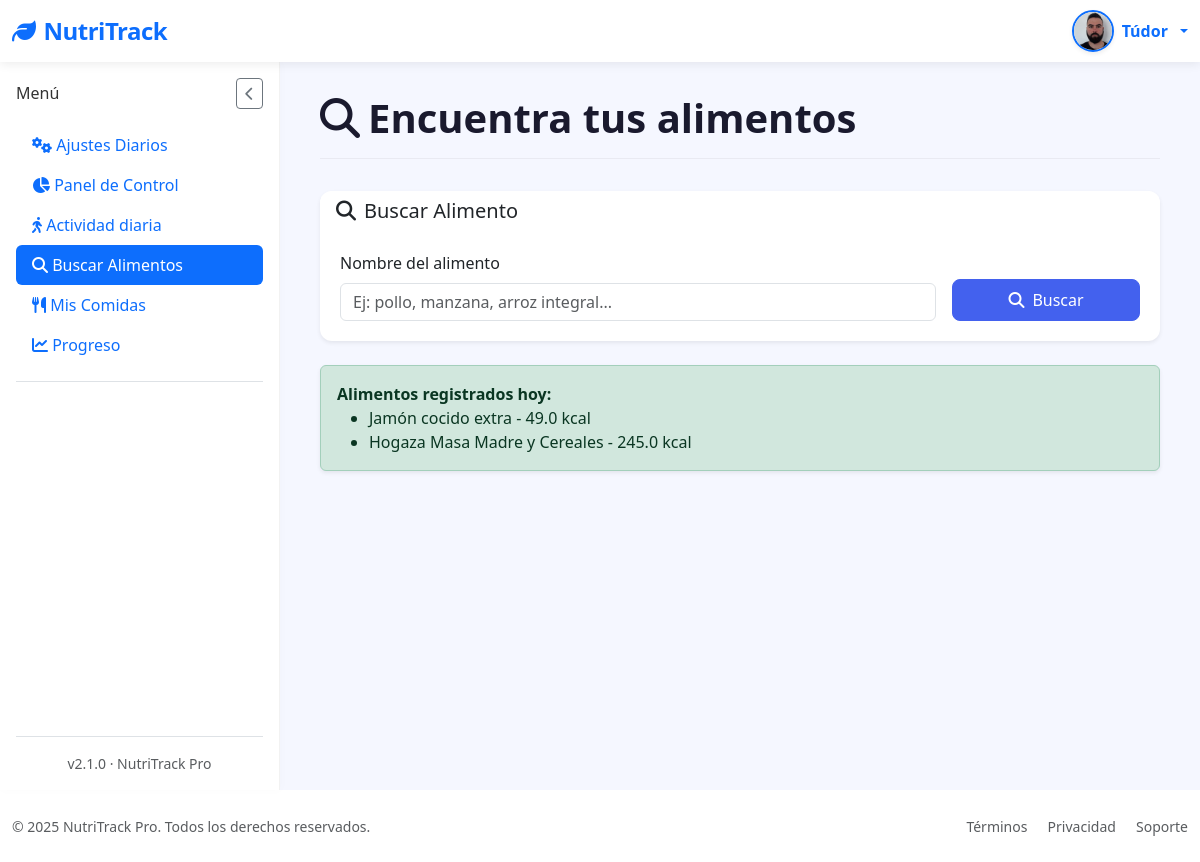
Screenshot of /search_food (signed in) with the database file from the repository.
### tables this page shows
CREATE TABLE "loggin" (
	"id"	INTEGER,
	"username"	TEXT NOT NULL,
	"password"	TEXT,
	"email"	TEXT, google_id TEXT, full_name TEXT, birth_date TEXT, height_cm INTEGER, weight_kg INTEGER, gender TEXT, activity_level TEXT, goal TEXT, profile_photo TEXT DEFAULT NULL, preferences TEXT DEFAULT '{}',
	PRIMARY KEY("id" AUTOINCREMENT)
);

CREATE TABLE "food_entries" (
	"id"	INTEGER,
	"user_id"	INTEGER NOT NULL,
	"food_name"	TEXT NOT NULL,
	"calories"	REAL,
	"proteins"	REAL,
	"fats"	REAL,
	"carbs"	REAL,
	"date"	TIMESTAMP DEFAULT CURRENT_TIMESTAMP,
	"created_at"	TEXT,
	PRIMARY KEY("id" AUTOINCREMENT),
	FOREIGN KEY("user_id") REFERENCES "loggin"("id")
);

### app/controllers/SearchFoodController.py (the view, shortened to what this page needs)
@app.route('/search_food')
@login_required
def search_food():
    query = request.args.get('query', '').strip()
    today_foods = get_food_entries_for_date(current_user.id, date.today())
    if not query:
        return render_template(
            "SearchFood/FoodResults.html",
            alimentos=[],
            query="",
            today_foods=today_foods
        )

### app/__init__.py (called while the page is built)
@login_manager.user_loader
def load_user(user_id):
    return User.get_by_id(user_id)

### app/conexion.py (called while the page is built)
@contextmanager
def get_db_connection():
    conn = sqlite3.connect(DATABASE)
    conn.row_factory = sqlite3.Row  # Esto permite acceso como diccionario
    try:
        yield conn
    finally:
        conn.close()

@contextmanager
def get_db_cursor():
    with get_db_connection() as conn:
        cursor = conn.cursor()
        try:
            yield cursor
            conn.commit()
        except:
            conn.rollback()
            raise

### app/controllers/UsersController.py (called while the page is built)
@app.context_processor
def inject_prefs():
    if current_user.is_authenticated:
        prefs = get_user_preferences(current_user.id)  # función que recupera las prefs
        return dict(prefs=prefs)
    return dict(prefs=None)

### app/models/LoginGoogleModel.py (called while the page is built)
    @staticmethod
    def get_by_id(user_id):
        with get_db_cursor() as cur:
            cur.execute("SELECT * FROM loggin WHERE id = ?", (user_id,))
            user = cur.fetchone()
            if user:
                return User(
                    id=user['id'],
                    username=user['username'],
                    email=user['email'] if 'email' in user.keys() else None,
                    google_id=user['google_id'] if 'google_id' in user.keys() else None,
                    profile_photo=user['profile_photo'] if 'profile_photo' in user.keys() else None
                )
        return None

### app/models/UsersModel.py (called while the page is built)
def get_user_preferences(user_id):
    with get_db_cursor() as cursor:
        cursor.execute("SELECT preferences FROM loggin WHERE id = ?", (user_id,))
        row = cursor.fetchone()
        try:
            return json.loads(row["preferences"]) if row and row["preferences"] else {}
        except:
            return {}

### app/templates/SearchFood/FoodResults.html (shortened to what this page needs)
{% extends "base.html" %}
{% block section %}
<div class="page-header">
  <h1 class="page-title">
    <i class="fas fa-search me-2"></i>Encuentra tus alimentos
  </h1>
</div>
<div class="card border-0 shadow-sm mb-4">
    <div class="card-header bg-white border-0">
      <h5 class="mb-0">
        <i class="fas fa-search me-2"></i>Buscar Alimento
      </h5>
    </div>
    <div class="card-body">
      <form method="GET" action="{{ url_for('search_food') }}" class="row g-3">
        <div class="col-md-9">
          <label for="query" class="form-label fw-medium">Nombre del alimento</label>
          <input
            type="text"
            class="form-control"
            name="query"
            id="query"
            placeholder="Ej: pollo, manzana, arroz integral..."
            required
          >
        </div>
        <div class="col-md-3 d-flex align-items-end">
          <button type="submit" class="btn btn-primary w-100">
            <i class="fas fa-search me-2"></i>Buscar
          </button>
        </div>
      </form>
    </div>
</div>
{% if today_foods %}
<div class="alert alert-success shadow-sm">
    <strong>Alimentos registrados hoy:</strong>
    <ul class="mb-0">
        {% for food in today_foods %}
            <li>{{ food.nombre }} - {{ food.calorias }} kcal</li>
        {% endfor %}
    </ul>
</div>
{% else %}
<div class="alert alert-info shadow-sm">
    No has registrado alimentos hoy.
</div>
{% endif %}
{% endblock %}

### app/templates/base.html (shortened to what this page needs)
<!DOCTYPE html>
<html lang="es" data-bs-theme="{% if prefs and prefs.dark_mode %}dark{% else %}light{% endif %}">
<head>
    <link href="https://cdn.jsdelivr.net/npm/bootstrap@5.3.2/dist/css/bootstrap.min.css" rel="stylesheet">
    <link rel="stylesheet" href="https://cdn.jsdelivr.net/npm/bootstrap-icons@1.11.1/font/bootstrap-icons.css">
    <link rel="stylesheet" href="https://cdnjs.cloudflare.com/ajax/libs/font-awesome/6.5.2/css/all.min.css" />
    <link href="https://cdn.jsdelivr.net/npm/sweetalert2@11/dist/sweetalert2.min.css" rel="stylesheet">
    <link rel="stylesheet" href="{{ url_for('static', filename='styles/Stylebase.css') }}">
</head>
<body>
    <nav class="navbar navbar-expand-lg navbar-light bg-white">
        <div class="container-fluid">
            <a class="navbar-brand text-primary" href="{{ url_for('logout') }}">
                <i class="fas fa-leaf me-2"></i>NutriTrack
            </a>
            <div class="d-flex align-items-center ms-auto">
  {% if current_user.is_authenticated %}
  <div class="dropdown">
    <a href="#" class="d-flex align-items-center text-decoration-none dropdown-toggle" id="userDropdown" data-bs-toggle="dropdown" aria-expanded="false" style="gap: 0.5rem;">
      {% if current_user.profile_photo %}
        <img src="{{ url_for('static', filename='images/profile_photo/' + current_user.profile_photo) }}"
            alt="Avatar"
            class="rounded-circle shadow-sm"
            style="width: 42px; height: 42px; object-fit: cover; border: 2px solid #0d6efd;">
      {% else %}
        <div class="user-avatar bg-primary text-white rounded-circle d-flex justify-content-center align-items-center shadow-sm"
             style="width: 42px; height: 42px; font-weight: 700; font-size: 1.1rem; user-select: none;">
          {{ current_user.username[0]|upper }}
        </div>
      {% endif %}
      <span class="d-none d-sm-inline fw-semibold text-primary" style="font-size: 1rem;">
        {{ current_user.username }}
      </span>
    </a>
  </div>
  {% endif %}
</div>
        </div>
    </nav>
    <div class="container-fluid flex-grow-1">
        <div class="row h-100 g-0">
            <nav class="sidebar d-flex flex-column p-3" id="sidebar">
                <div class="d-flex justify-content-between align-items-center mb-3">
                    <h6 class="sidebar-title mb-0">Menú</h6>
                    <button id="closeSidebarBtn" class="btn btn-sm btn-outline-secondary d-lg-block">
                        <i class="fas fa-chevron-left"></i>
                    </button>
                </div>
                <ul class="nav nav-pills flex-column mb-auto">
                    <li>
                        <a href="{{ url_for('settings') }}" class="nav-link {% if request.path == url_for('settings') %}active{% endif %}">
                            <i class="fas fa-cogs"></i> Ajustes Diarios
                        </a>
                    </li>
                    <li>
                        <a href="{{ url_for('dashboard') }}" class="nav-link {% if request.path == url_for('dashboard') %}active{% endif %}">
                            <i class="fas fa-chart-pie"></i> Panel de Control
                        </a>
                    </li>
                    <li>
                        <a href="{{ url_for('activity') }}" class="nav-link {% if request.path == url_for('activity') %}active{% endif %}">
                            <i class="fas fa-walking"></i> Actividad diaria
                        </a>
                    </li>
                    <li>
                        <a href="{{ url_for('search_food') }}" class="nav-link {% if request.path == url_for('search_food') %}active{% endif %}">
                            <i class="fas fa-search"></i> Buscar Alimentos
                        </a>
                    </li>
                    <li>
                        <a href="{{ url_for('mis_comidas') }}" class="nav-link {% if request.path == url_for('mis_comidas') %}active{% endif %}">
                            <i class="fas fa-utensils"></i> Mis Comidas
                        </a>
                    </li>
                    <li>
                        <a href="{{ url_for('progreso') }}" class="nav-link {% if request.path == url_for('progreso') %}active{% endif %}">
                            <i class="fas fa-chart-line"></i> Progreso
                        </a>
                    </li>
                    <li class="pt-3 mt-3 border-top">
                    </li>
                </ul>
                <div class="mt-auto pt-3 border-top text-center small text-muted">
                    v2.1.0 · NutriTrack Pro
                </div>
            </nav>
            <main class="main-content" id="mainContent">
                {% block section %}{% endblock %}
            </main>
        </div>
    </div>
    <footer class="bg-white py-4 mt-auto">
        <div class="container-fluid">
            <div class="row align-items-center">
                <div class="col-md-6 text-center text-md-start">
                    <p class="mb-0 small text-muted">&copy; 2025 NutriTrack Pro. Todos los derechos reservados.</p>
                </div>
                <div class="col-md-6 text-center text-md-end">
                    <a href="#" class="text-decoration-none small text-muted me-3">Términos</a>
                    <a href="#" class="text-decoration-none small text-muted me-3">Privacidad</a>
                    <a href="#" class="text-decoration-none small text-muted">Soporte</a>
                </div>
            </div>
        </div>
    </footer>
</body>
</html>

### app/static/styles/StyleBase.css (style rules this page uses)
:root { --primary-color: #4361ee; --secondary-color: #3f37c9; --accent-color: #4cc9f0; --dark-color: #1a1a2e; --light-color: #f8f9fa; --success-color: #4bb543; }
body { font-family: 'Segoe UI', system-ui, -apple-system, sans-serif; background-color: #f5f7ff; color: #333; min-height: 100vh; display: flex; flex-direction: column; overflow-x: hidden; }
.navbar-brand { font-weight: 700; font-size: 1.5rem; letter-spacing: -0.5px; }
.navbar { box-shadow: 0 2px 10px rgba(0, 0, 0, 0.08); background: white !important; position: relative; z-index: 1100; }
.container-fluid.flex-grow-1 { display: flex; flex-direction: column; min-height: calc(100vh - 72px - 70px); padding-left: 0; padding-right: 0; }
.row.h-100 { display: flex; flex-grow: 1; flex-wrap: nowrap; margin-left: 0; margin-right: 0; width: 100%; }
.sidebar { width: 280px; background: white; position: sticky; top: 72px; border-right: 1px solid rgba(0, 0, 0, 0.05); box-shadow: 1px 0 10px rgba(0, 0, 0, 0.02); transition: all 0.3s ease; z-index: 100; display: flex; flex-direction: column; flex-shrink: 0; height: calc(100vh - 72px); padding: 1rem; }
.main-content { flex-grow: 1; flex-basis: 0; padding: 2rem 2.5rem; background-color: #f5f7ff; overflow-y: auto; }
.card-body { padding: 1.25rem; }
.card-body { flex-grow: 1; }
.card { border: none; border-radius: 12px; box-shadow: 0 4px 12px rgba(0, 0, 0, 0.05); transition: transform 0.2s ease, box-shadow 0.2s ease; }
.card-header { background-color: white; border-bottom: 1px solid rgba(0, 0, 0, 0.05); font-weight: 600; border-radius: 12px 12px 0 0 !important; }
.btn-primary { background-color: var(--primary-color); border-color: var(--primary-color); font-weight: 500; padding: 8px 20px; border-radius: 8px; }
.page-header { display: flex; justify-content: space-between; align-items: center; margin-bottom: 2rem; padding-bottom: 1rem; border-bottom: 1px solid rgba(0, 0, 0, 0.05); }
.page-title { font-weight: 700; color: var(--dark-color); margin: 0; }

### rows the page displays
loggin: profile_photo (picture), username "Túdor"
food_entries: nombre "Jamón cocido extra", calorias "49.0"
food_entries: nombre "Hogaza Masa Madre y Cereales", calorias "245.0"
